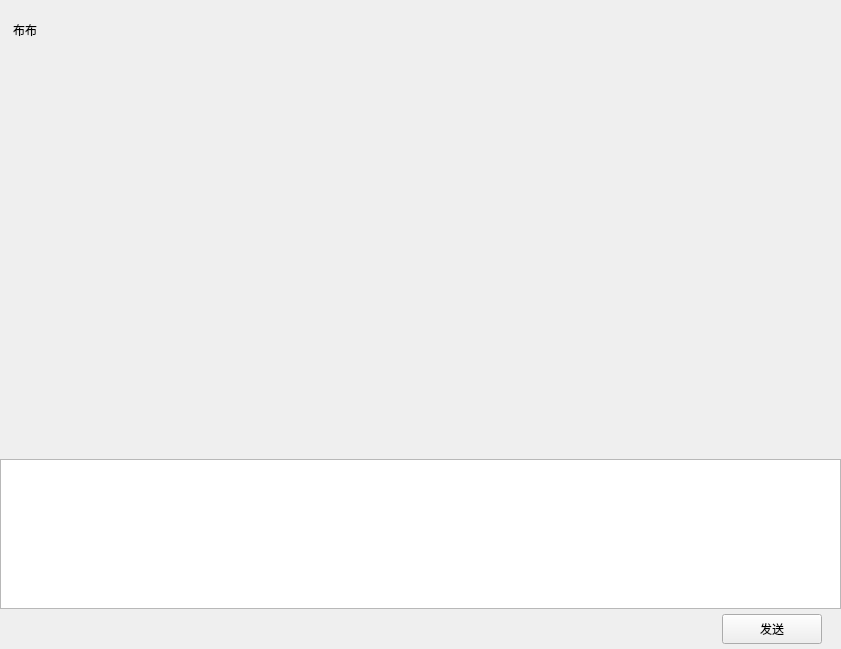
<?xml version="1.0" encoding="UTF-8"?>
<ui version="4.0">
 <class>ChatPage</class>
 <widget class="QWidget" name="ChatPage">
  <property name="geometry">
   <rect>
    <x>0</x>
    <y>0</y>
    <width>841</width>
    <height>649</height>
   </rect>
  </property>
  <property name="sizePolicy">
   <sizepolicy hsizetype="Expanding" vsizetype="Expanding">
    <horstretch>0</horstretch>
    <verstretch>0</verstretch>
   </sizepolicy>
  </property>
  <property name="windowTitle">
   <string>Form</string>
  </property>
  <property name="layoutDirection">
   <enum>Qt::LayoutDirection::LeftToRight</enum>
  </property>
  <layout class="QVBoxLayout" name="verticalLayout">
   <property name="spacing">
    <number>0</number>
   </property>
   <property name="leftMargin">
    <number>0</number>
   </property>
   <property name="topMargin">
    <number>0</number>
   </property>
   <property name="rightMargin">
    <number>0</number>
   </property>
   <property name="bottomMargin">
    <number>0</number>
   </property>
   <item>
    <widget class="QWidget" name="chat_data_widd" native="true">
     <property name="sizePolicy">
      <sizepolicy hsizetype="Expanding" vsizetype="Expanding">
       <horstretch>0</horstretch>
       <verstretch>0</verstretch>
      </sizepolicy>
     </property>
     <layout class="QVBoxLayout" name="verticalLayout_4">
      <property name="spacing">
       <number>0</number>
      </property>
      <property name="leftMargin">
       <number>0</number>
      </property>
      <property name="topMargin">
       <number>0</number>
      </property>
      <property name="rightMargin">
       <number>0</number>
      </property>
      <property name="bottomMargin">
       <number>0</number>
      </property>
      <item>
       <widget class="QWidget" name="title_widght" native="true">
        <property name="minimumSize">
         <size>
          <width>0</width>
          <height>60</height>
         </size>
        </property>
        <property name="maximumSize">
         <size>
          <width>16777215</width>
          <height>60</height>
         </size>
        </property>
        <layout class="QVBoxLayout" name="verticalLayout_5">
         <property name="leftMargin">
          <number>11</number>
         </property>
         <property name="topMargin">
          <number>2</number>
         </property>
         <property name="rightMargin">
          <number>2</number>
         </property>
         <property name="bottomMargin">
          <number>2</number>
         </property>
         <item>
          <widget class="QWidget" name="widget_2" native="true">
           <layout class="QHBoxLayout" name="horizontalLayout_3">
            <property name="leftMargin">
             <number>2</number>
            </property>
            <property name="topMargin">
             <number>2</number>
            </property>
            <property name="rightMargin">
             <number>2</number>
            </property>
            <property name="bottomMargin">
             <number>2</number>
            </property>
            <item>
             <widget class="QLabel" name="title_lb">
              <property name="text">
               <string>布布</string>
              </property>
             </widget>
            </item>
           </layout>
          </widget>
         </item>
        </layout>
       </widget>
      </item>
      <item>
       <widget class="ChatView" name="chat_data_list" native="true"/>
      </item>
      <item>
       <widget class="QWidget" name="tool_wid" native="true">
        <property name="minimumSize">
         <size>
          <width>0</width>
          <height>40</height>
         </size>
        </property>
        <property name="maximumSize">
         <size>
          <width>16777215</width>
          <height>60</height>
         </size>
        </property>
        <layout class="QHBoxLayout" name="horizontalLayout_4">
         <property name="leftMargin">
          <number>2</number>
         </property>
         <property name="topMargin">
          <number>2</number>
         </property>
         <property name="rightMargin">
          <number>2</number>
         </property>
         <property name="bottomMargin">
          <number>2</number>
         </property>
         <item>
          <spacer name="horizontalSpacer">
           <property name="orientation">
            <enum>Qt::Orientation::Horizontal</enum>
           </property>
           <property name="sizeType">
            <enum>QSizePolicy::Policy::Fixed</enum>
           </property>
           <property name="sizeHint" stdset="0">
            <size>
             <width>5</width>
             <height>20</height>
            </size>
           </property>
          </spacer>
         </item>
         <item>
          <widget class="ClickLabel" name="emo_lb">
           <property name="minimumSize">
            <size>
             <width>25</width>
             <height>25</height>
            </size>
           </property>
           <property name="maximumSize">
            <size>
             <width>25</width>
             <height>25</height>
            </size>
           </property>
           <property name="text">
            <string/>
           </property>
           <property name="pixmap">
            <pixmap resource="rec.qrc">:/chat_img/happy (1).png</pixmap>
           </property>
           <property name="scaledContents">
            <bool>true</bool>
           </property>
           <property name="alignment">
            <set>Qt::AlignmentFlag::AlignCenter</set>
           </property>
          </widget>
         </item>
         <item>
          <spacer name="horizontalSpacer_3">
           <property name="orientation">
            <enum>Qt::Orientation::Horizontal</enum>
           </property>
           <property name="sizeType">
            <enum>QSizePolicy::Policy::Fixed</enum>
           </property>
           <property name="sizeHint" stdset="0">
            <size>
             <width>20</width>
             <height>20</height>
            </size>
           </property>
          </spacer>
         </item>
         <item>
          <widget class="ClickLabel" name="file_lb">
           <property name="minimumSize">
            <size>
             <width>25</width>
             <height>25</height>
            </size>
           </property>
           <property name="maximumSize">
            <size>
             <width>25</width>
             <height>25</height>
            </size>
           </property>
           <property name="text">
            <string/>
           </property>
           <property name="pixmap">
            <pixmap resource="rec.qrc">:/chat_img/folder (1).png</pixmap>
           </property>
           <property name="scaledContents">
            <bool>true</bool>
           </property>
           <property name="alignment">
            <set>Qt::AlignmentFlag::AlignCenter</set>
           </property>
          </widget>
         </item>
         <item>
          <spacer name="horizontalSpacer_2">
           <property name="orientation">
            <enum>Qt::Orientation::Horizontal</enum>
           </property>
           <property name="sizeHint" stdset="0">
            <size>
             <width>40</width>
             <height>20</height>
            </size>
           </property>
          </spacer>
         </item>
        </layout>
       </widget>
      </item>
      <item>
       <widget class="MessageTextEdit" name="chat_edit">
        <property name="minimumSize">
         <size>
          <width>0</width>
          <height>150</height>
         </size>
        </property>
        <property name="maximumSize">
         <size>
          <width>16777215</width>
          <height>150</height>
         </size>
        </property>
       </widget>
      </item>
      <item>
       <widget class="QWidget" name="send_wid" native="true">
        <property name="minimumSize">
         <size>
          <width>0</width>
          <height>40</height>
         </size>
        </property>
        <property name="maximumSize">
         <size>
          <width>16777215</width>
          <height>40</height>
         </size>
        </property>
        <layout class="QHBoxLayout" name="horizontalLayout_5">
         <property name="leftMargin">
          <number>11</number>
         </property>
         <property name="topMargin">
          <number>2</number>
         </property>
         <property name="bottomMargin">
          <number>2</number>
         </property>
         <item>
          <spacer name="horizontalSpacer_4">
           <property name="orientation">
            <enum>Qt::Orientation::Horizontal</enum>
           </property>
           <property name="sizeHint" stdset="0">
            <size>
             <width>40</width>
             <height>20</height>
            </size>
           </property>
          </spacer>
         </item>
         <item>
          <widget class="QPushButton" name="send_btn">
           <property name="minimumSize">
            <size>
             <width>100</width>
             <height>30</height>
            </size>
           </property>
           <property name="maximumSize">
            <size>
             <width>100</width>
             <height>30</height>
            </size>
           </property>
           <property name="text">
            <string>发送</string>
           </property>
          </widget>
         </item>
         <item>
          <spacer name="horizontalSpacer_6">
           <property name="orientation">
            <enum>Qt::Orientation::Horizontal</enum>
           </property>
           <property name="sizeType">
            <enum>QSizePolicy::Policy::Fixed</enum>
           </property>
           <property name="sizeHint" stdset="0">
            <size>
             <width>10</width>
             <height>20</height>
            </size>
           </property>
          </spacer>
         </item>
        </layout>
       </widget>
      </item>
     </layout>
    </widget>
   </item>
  </layout>
 </widget>
 <customwidgets>
  <customwidget>
   <class>ClickLabel</class>
   <extends>QLabel</extends>
   <header location="global">clicklabel.h</header>
  </customwidget>
  <customwidget>
   <class>ChatView</class>
   <extends>QWidget</extends>
   <header location="global">chatview.h</header>
   <container>1</container>
  </customwidget>
  <customwidget>
   <class>MessageTextEdit</class>
   <extends>QTextEdit</extends>
   <header location="global">messagetextedit.h</header>
  </customwidget>
 </customwidgets>
 <resources>
  <include location="rec.qrc"/>
 </resources>
 <connections/>
</ui>
